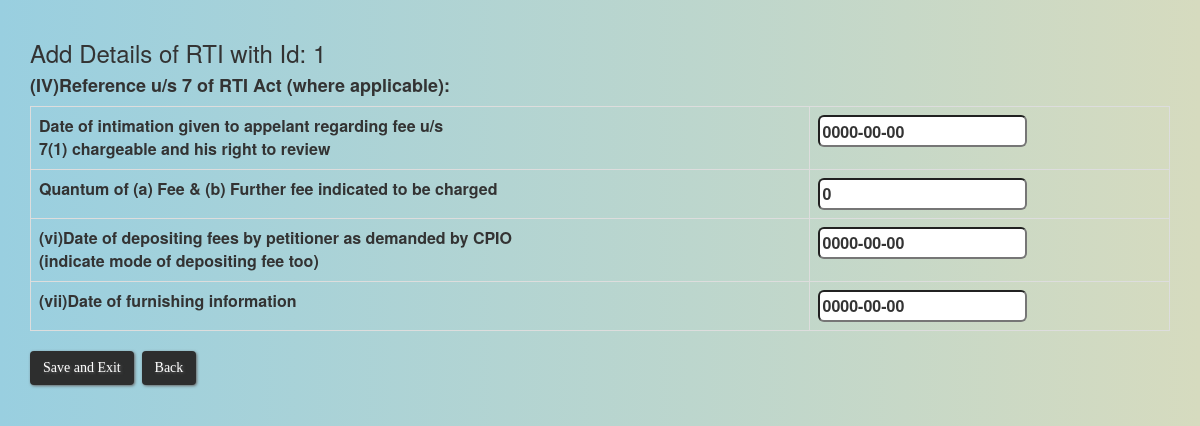
Screenshot of /section4.php?id=1 with the database file from the repository.
### tables this page shows
CREATE TABLE `section4` (
  `id` int(11) NOT NULL,
  `info_fee_date` date NOT NULL,
  `info_fee` int(11) NOT NULL,
  `fee_submit_date` date NOT NULL,
  `given_info_date` date NOT NULL,
  `info_time` int(11) NOT NULL
);

### section4.php (the view, shortened to what this page needs)
<html>
	<head>
		<link rel="stylesheet" href="css/background.css">
		<link rel="stylesheet" href="bootstrap/css/bootstrap.min.css">
	</head>
	<body>
		<div class="container">
<?php
	$Id = $_GET['id'];
	echo "<br><h3>Add Details of RTI with Id: ".$Id."</h3>";
	include 'config_database.php';
	$query=" SELECT * FROM section4 WHERE id=".$Id.";";
    $r= mysqli_query($con, $query);
    $res=mysqli_fetch_assoc($r);
    if($res)
    {
?>
	<h4><strong>(IV)Reference u/s 7 of RTI Act (where applicable):</strong></h4>
	<form action='reply&section4.php' method=post>
		<table class="table table-bordered">
			<tr>
				<th> Date of intimation given to appelant regarding fee u/s</br> 7(1) chargeable  and his right to review</th>
				<th><input type="text" style="height:32px" name="info_fee_date" id="Name" value=<?php echo $res['info_fee_date']; ?> placeholder="YYYY-MM-DD"></th>
			</tr>
			<tr>
				<th>Quantum of (a) Fee & (b) Further fee indicated to be charged</th>
				<th><input type="text" style="height:32px" name="info_fee" id="Name" value=<?php echo $res['info_fee']; ?> placeholder=""></th>
			</tr>
			<tr>
				<th>(vi)Date of depositing fees by petitioner as demanded by CPIO </br>(indicate mode of depositing fee too)</th>
				<th><input type="text" style="height:32px" name="fee_submit_date" id="Name" value=<?php echo $res['fee_submit_date']; ?> placeholder="YYYY-MM-DD"></th>
			</tr>
			<tr>
				<th>(vii)Date of furnishing information </th>
				<th><input type="text" style="height:32px" name="given_info_date" id="Name" value=<?php echo $res['given_info_date']; ?> placeholder="YYYY-MM-DD"></th>
			</tr>
		</table>
<?php
	echo "<input type='submit' value ='Save and Exit' class=btn name='submitSection4new'>" ;
	echo "&nbsp&nbsp<a class='btn' href='ongoing_rti_option.php?id=".$Id."''>Back</a>" ;
	}
?>
</form>
</div>
</body>
</html>

### css/background.css (style rules this page uses)
body { background: #99cfe0; background: -moz-linear-gradient(left, #f9cfe0 0%, #d6dbbf 100%); background: -webkit-linear-gradient(left, #99cfe0 0%,#d6dbbf 100%); background: linear-gradient(to right, #99cfe0 0%,#d6dbbf 100%); }
.btn { background: #2d2e2e; background-image: -webkit-linear-gradient(top, #2d2e2e, #6b696b); background-image: -moz-linear-gradient(top, #2d2e2e, #6b696b); background-image: -ms-linear-gradient(top, #2d2e2e, #6b696b); background-image: -o-linear-gradient(top, #2d2e2e, #6b696b); background-image: linear-gradient(to bottom, #2d2e2e, #6b696b); -webkit-border-radius: 8; -moz-border-radius: 8; border-radius: 8px; text-shadow: 1px 1px 3px #616161; -webkit-box-shadow: 1px 1px 3px #666666; -moz-box-shadow: 1px 1px 3px #666666; box-shadow: 1px 1px 3px #666666; font-family: Georgia; color: #ffffff; font-size: 20px; padding: 10px 20px 10px 20px; text-decoration: none; cursor: pointer; }
input { border-radius: 6px; }

### rows the page displays
section4: info_fee_date "0000-00-00", info_fee "0", fee_submit_date "0000-00-00", given_info_date "0000-00-00"

### other values shown
$Id "1"
